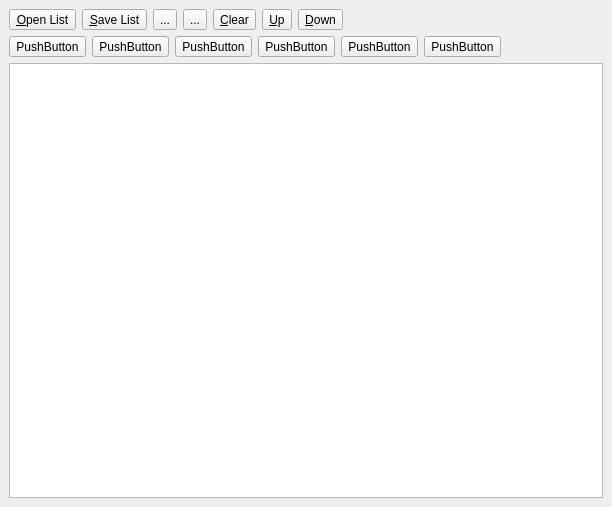
<?xml version="1.0" encoding="UTF-8"?>
<ui version="4.0">
 <class>Camera_positions_list</class>
 <widget class="QDockWidget" name="Camera_positions_list">
  <property name="geometry">
   <rect>
    <x>0</x>
    <y>0</y>
    <width>612</width>
    <height>507</height>
   </rect>
  </property>
  <property name="windowTitle">
   <string>Camera Positions</string>
  </property>
  <widget class="QWidget" name="dockWidgetContents">
   <layout class="QVBoxLayout" name="verticalLayout">
    <item>
     <layout class="QHBoxLayout" name="horizontalLayout">
      <item>
       <widget class="QToolButton" name="openButton">
        <property name="text">
         <string>&amp;Open List</string>
        </property>
        <property name="shortcut">
         <string>Ctrl+O</string>
        </property>
       </widget>
      </item>
      <item>
       <widget class="QToolButton" name="saveButton">
        <property name="text">
         <string>&amp;Save List</string>
        </property>
        <property name="shortcut">
         <string>Ctrl+S</string>
        </property>
       </widget>
      </item>
      <item>
       <widget class="QToolButton" name="plusButton">
        <property name="text">
         <string>...</string>
        </property>
        <property name="icon">
         <iconset resource="../../cgallab.qrc">
          <normaloff>:/cgal/icons/plus</normaloff>:/cgal/icons/plus</iconset>
        </property>
       </widget>
      </item>
      <item>
       <widget class="QToolButton" name="minusButton">
        <property name="text">
         <string>...</string>
        </property>
        <property name="icon">
         <iconset resource="../../cgallab.qrc">
          <normaloff>:/cgal/icons/minus</normaloff>:/cgal/icons/minus</iconset>
        </property>
       </widget>
      </item>
      <item>
       <widget class="QToolButton" name="clearButton">
        <property name="text">
         <string>&amp;Clear</string>
        </property>
       </widget>
      </item>
      <item>
       <widget class="QToolButton" name="upButton">
        <property name="text">
         <string>&amp;Up</string>
        </property>
        <property name="icon">
         <iconset resource="../../cgallab.qrc">
          <normaloff>:/cgal/icons/resources/up.png</normaloff>:/cgal/icons/resources/up.png</iconset>
        </property>
        <property name="shortcut">
         <string>Ctrl+U</string>
        </property>
       </widget>
      </item>
      <item>
       <widget class="QToolButton" name="downButton">
        <property name="text">
         <string>&amp;Down</string>
        </property>
        <property name="icon">
         <iconset resource="../../cgallab.qrc">
          <normaloff>:/cgal/icons/resources/down.png</normaloff>:/cgal/icons/resources/down.png</iconset>
        </property>
        <property name="shortcut">
         <string>Ctrl+D</string>
        </property>
       </widget>
      </item>
      <item>
       <spacer name="horizontalSpacer">
        <property name="orientation">
         <enum>Qt::Horizontal</enum>
        </property>
        <property name="sizeHint" stdset="0">
         <size>
          <width>40</width>
          <height>20</height>
         </size>
        </property>
       </spacer>
      </item>
     </layout>
    </item>
    <item>
     <layout class="QHBoxLayout" name="horizontalLayout_2">
      <item>
       <widget class="QToolButton" name="frontButton">
        <property name="toolTip">
         <string>Front</string>
        </property>
        <property name="text">
         <string>PushButton</string>
        </property>
        <property name="icon">
         <iconset resource="../../cgallab.qrc">
          <normaloff>:/cgal/icons/resources/front.png</normaloff>:/cgal/icons/resources/front.png</iconset>
        </property>
       </widget>
      </item>
      <item>
       <widget class="QToolButton" name="backButton">
        <property name="toolTip">
         <string>Back</string>
        </property>
        <property name="text">
         <string>PushButton</string>
        </property>
        <property name="icon">
         <iconset resource="../../cgallab.qrc">
          <normaloff>:/cgal/icons/resources/back.png</normaloff>:/cgal/icons/resources/back.png</iconset>
        </property>
       </widget>
      </item>
      <item>
       <widget class="QToolButton" name="topButton">
        <property name="toolTip">
         <string>Top</string>
        </property>
        <property name="text">
         <string>PushButton</string>
        </property>
        <property name="icon">
         <iconset resource="../../cgallab.qrc">
          <normaloff>:/cgal/icons/resources/top.png</normaloff>:/cgal/icons/resources/top.png</iconset>
        </property>
       </widget>
      </item>
      <item>
       <widget class="QToolButton" name="botButton">
        <property name="toolTip">
         <string>Bottom</string>
        </property>
        <property name="text">
         <string>PushButton</string>
        </property>
        <property name="icon">
         <iconset resource="../../cgallab.qrc">
          <normaloff>:/cgal/icons/resources/bot.png</normaloff>:/cgal/icons/resources/bot.png</iconset>
        </property>
       </widget>
      </item>
      <item>
       <widget class="QToolButton" name="leftButton">
        <property name="toolTip">
         <string>Left</string>
        </property>
        <property name="text">
         <string>PushButton</string>
        </property>
        <property name="icon">
         <iconset resource="../../cgallab.qrc">
          <normaloff>:/cgal/icons/resources/left.png</normaloff>:/cgal/icons/resources/left.png</iconset>
        </property>
       </widget>
      </item>
      <item>
       <widget class="QToolButton" name="rightButton">
        <property name="toolTip">
         <string>Right</string>
        </property>
        <property name="text">
         <string>PushButton</string>
        </property>
        <property name="icon">
         <iconset resource="../../cgallab.qrc">
          <normaloff>:/cgal/icons/resources/right.png</normaloff>:/cgal/icons/resources/right.png</iconset>
        </property>
       </widget>
      </item>
      <item>
       <spacer name="horizontalSpacer_2">
        <property name="orientation">
         <enum>Qt::Horizontal</enum>
        </property>
        <property name="sizeHint" stdset="0">
         <size>
          <width>40</width>
          <height>20</height>
         </size>
        </property>
       </spacer>
      </item>
     </layout>
    </item>
    <item>
     <widget class="QListView" name="listView"/>
    </item>
   </layout>
  </widget>
 </widget>
 <resources>
  <include location="../../cgallab.qrc"/>
 </resources>
 <connections/>
</ui>
